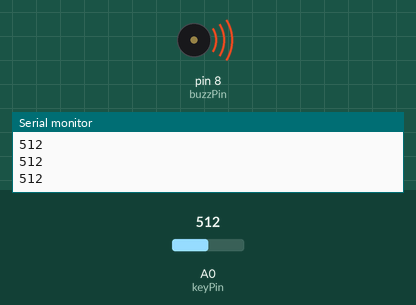
The program below on a simulated Arduino Uno, built with avr-gcc and run on an emulated ATmega328P. Shown: buzzer (waves = sounding), the last lines printed to the serial monitor. The test bench sets the inputs (shaded band); at power-on: A0 (keyPin) = 512.

Above: at 1.2 s.
1.3 s: A0 (keyPin) set to 495
At 2.5 s:
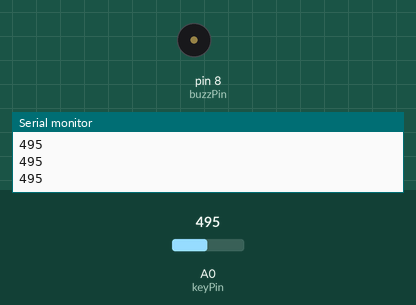
2.8 s: A0 (keyPin) set to 511
At 3.3 s:
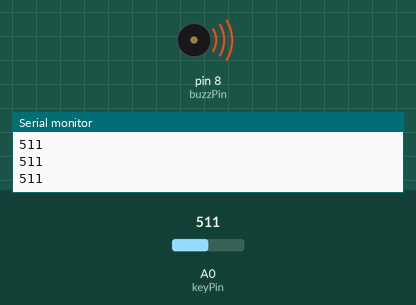
4.3 s: A0 (keyPin) set to 306
At 4.6 s:
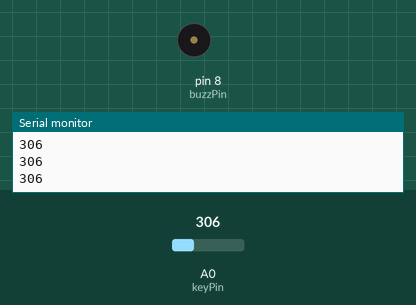
Timing chart, 0 to 7.3 s (numbered marks = the images above; inputs shaded):
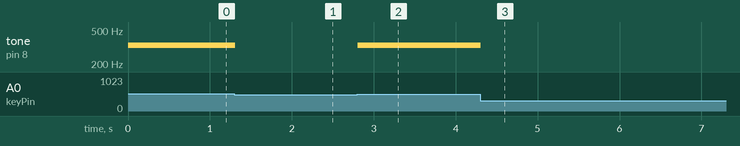

Measured:
- the behaviour switches between 505 and 504 on A0 (keyPin) (found by bisection; images 0 and 1)
- after the input at 1.3 s, tone on pin 8 (buzzPin): 330 Hz → silent at once
- after the input at 2.8 s, tone on pin 8 (buzzPin): silent → 330 Hz at once
- after the input at 4.3 s, tone on pin 8 (buzzPin): 330 Hz → silent at once

The program:

main.cpp
```cpp
#include <Arduino.h>

const int keyPin = A0;
const int buzzPin = 8;

int keyVal;
int notes[] = { 262, 294, 330, 349 };

void setup() {
  // configure pin modes and serial communication
  pinMode(keyPin, INPUT);
  pinMode(buzzPin, OUTPUT);
  Serial.begin(9600);
}

void loop() {
  // read the key value
  keyVal = analogRead(keyPin);
  Serial.println(keyVal);

  // play the note
  if (keyVal == 1023) {
    tone(buzzPin, notes[0]);
  } else if (keyVal >= 990 && keyVal <= 1010) {
    tone(buzzPin, notes[1]);
  } else if (keyVal >= 505 && keyVal <= 515) {
    tone(buzzPin, notes[2]);
  } else if (keyVal >= 5 && keyVal <= 10) {
    tone(buzzPin, notes[3]);
  } else {
    noTone(buzzPin);
  }

  delay(10);
}
```
